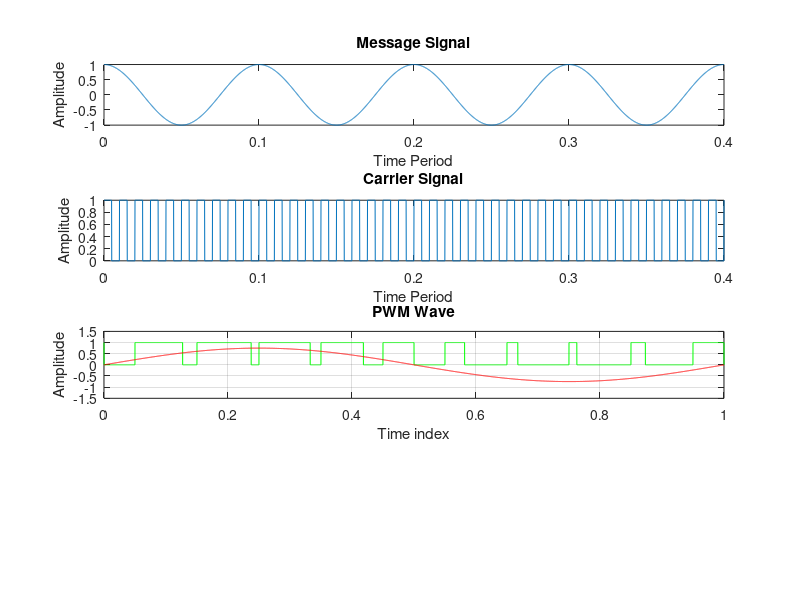

The MATLAB source for this figure:
% PAM using Natural Sampling
clc;
clear all;
close all;
fc= 100
fm= fc/10
fs= 100*fc
t=0:1/fs:4/fm;
Msg_sgl= cos(2*pi*fm*t);
Carr_sgl= 0.5*square(2*pi*fc*t)+0.5
Mod_sgl= Msg_sgl.*Carr_sgl;
tt= [];
for i=1:length(Mod_sgl);
    if Mod_sgl(i)==0;
        tt=[tt,Mod_sgl(i)];
    else
        tt=[tt,Mod_sgl(i)+2];
    end
end
figure(1)
subplot(4,1,1);
plot(t,Msg_sgl);
title('Message Signal');
xlabel('Time Period');
ylabel('Amplitude');
subplot(4,1,2);
plot(t,Carr_sgl);
title('Carrier Signal')
xlabel('Time Period');
ylabel('Amplitude');
subplot(4,1,3);
plot(t,Mod_sgl);
title('PAM Modulated signal')
xlabel('Time Period');
ylabel('Amplitude');
% subplot(4,1,4);
% plot(t,tt);
% title('PAM')
% xlabel('Time Period');
% ylabel('Amplitude');
% PWM Signal
clc;
close all;
clear all;
t=0:0.0001:1;
s=sawtooth(2*pi*10*t+pi);
m=0.75*sin(2*pi*1*t);
n=length(s);
for i=1:n
 if (m(i)>=s(i))
 pwm(i)=1;
 elseif (m(i)<=s(i))
 pwm(i)=0;
 end
end
plot(t,pwm,'g',t,m,'r');
ylabel('Amplitude');
axis([0  1 -1.5 1.5]);
xlabel('Time index');
title('PWM Wave');
grid on;
